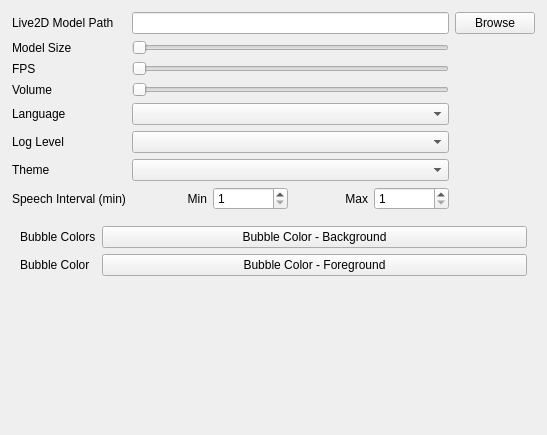
         <widget class="QWidget" name="scrollAreaWidgetContents_4">
          <property name="geometry">
           <rect>
            <x>0</x>
            <y>0</y>
            <width>547</width>
            <height>435</height>
           </rect>
          </property>
          <layout class="QVBoxLayout" name="verticalLayout_6">
           <item>
            <layout class="QGridLayout" name="gridLayout_7">
             <property name="leftMargin">
              <number>1</number>
             </property>
             <property name="topMargin">
              <number>1</number>
             </property>
             <property name="rightMargin">
              <number>1</number>
             </property>
             <property name="bottomMargin">
              <number>1</number>
             </property>
             <item row="0" column="0">
              <widget class="QLabel" name="label_3">
               <property name="text">
                <string>Live2D Model Path</string>
               </property>
              </widget>
             </item>
             <item row="2" column="0">
              <widget class="QLabel" name="label_5">
               <property name="text">
                <string>FPS</string>
               </property>
              </widget>
             </item>
             <item row="2" column="1">
              <widget class="QSlider" name="horizontalSlider_2">
               <property name="orientation">
                <enum>Qt::Orientation::Horizontal</enum>
               </property>
              </widget>
             </item>
             <item row="3" column="0">
              <widget class="QLabel" name="label_6">
               <property name="text">
                <string>Volume</string>
               </property>
              </widget>
             </item>
             <item row="2" column="2">
              <widget class="DoubleClickableLabel" name="label_8">
               <property name="text">
                <string/>
               </property>
               <property name="alignment">
                <set>Qt::AlignmentFlag::AlignCenter</set>
               </property>
              </widget>
             </item>
             <item row="0" column="2">
              <widget class="QPushButton" name="pushButton_2">
               <property name="text">
                <string>Browse</string>
               </property>
              </widget>
             </item>
             <item row="1" column="2">
              <widget class="DoubleClickableLabel" name="label_7">
               <property name="text">
                <string/>
               </property>
               <property name="alignment">
                <set>Qt::AlignmentFlag::AlignCenter</set>
               </property>
              </widget>
             </item>
             <item row="1" column="1">
              <widget class="QSlider" name="horizontalSlider">
               <property name="orientation">
                <enum>Qt::Orientation::Horizontal</enum>
               </property>
              </widget>
             </item>
             <item row="3" column="2">
              <widget class="DoubleClickableLabel" name="label_9">
               <property name="text">
                <string/>
               </property>
               <property name="alignment">
                <set>Qt::AlignmentFlag::AlignCenter</set>
               </property>
              </widget>
             </item>
             <item row="4" column="0">
              <widget class="QLabel" name="label_28">
               <property name="text">
                <string>Language</string>
               </property>
              </widget>
             </item>
             <item row="0" column="1">
              <widget class="QLineEdit" name="lineEdit"/>
             </item>
             <item row="1" column="0">
              <widget class="QLabel" name="label_4">
               <property name="text">
                <string>Model Size</string>
               </property>
              </widget>
             </item>
             <item row="5" column="1">
              <widget class="QComboBox" name="comboBox_3"/>
             </item>
             <item row="7" column="0">
              <widget class="QLabel" name="label_31">
               <property name="text">
                <string>Speech Interval (min)</string>
               </property>
              </widget>
             </item>
             <item row="3" column="1">
              <widget class="QSlider" name="horizontalSlider_3">
               <property name="orientation">
                <enum>Qt::Orientation::Horizontal</enum>
               </property>
              </widget>
             </item>
             <item row="5" column="0">
              <widget class="QLabel" name="label_32">
               <property name="text">
                <string>Log Level</string>
               </property>
              </widget>
             </item>
             <item row="7" column="1">
              <layout class="QHBoxLayout" name="horizontalLayout_2">
               <item>
                <widget class="QLabel" name="label_29">
                 <property name="text">
                  <string>Min</string>
                 </property>
                 <property name="alignment">
                  <set>Qt::AlignmentFlag::AlignRight|Qt::AlignmentFlag::AlignTrailing|Qt::AlignmentFlag::AlignVCenter</set>
                 </property>
                </widget>
               </item>
               <item>
                <widget class="QSpinBox" name="spinBox">
                 <property name="minimum">
                  <number>1</number>
                 </property>
                 <property name="maximum">
                  <number>99</number>
                 </property>
                </widget>
               </item>
               <item>
                <widget class="QLabel" name="label_30">
                 <property name="text">
                  <string>Max</string>
                 </property>
                 <property name="alignment">
                  <set>Qt::AlignmentFlag::AlignRight|Qt::AlignmentFlag::AlignTrailing|Qt::AlignmentFlag::AlignVCenter</set>
                 </property>
                </widget>
               </item>
               <item>
                <widget class="QSpinBox" name="spinBox_2">
                 <property name="minimum">
                  <number>1</number>
                 </property>
                </widget>
               </item>
              </layout>
             </item>
             <item row="4" column="1">
              <widget class="QComboBox" name="comboBox_2"/>
             </item>
             <item row="6" column="0">
              <widget class="QLabel" name="label_65">
               <property name="text">
                <string>Theme</string>
               </property>
              </widget>
             </item>
             <item row="6" column="1">
              <widget class="QComboBox" name="comboBox_8"/>
             </item>
            </layout>
           </item>
           <item>
            <widget class="QWidget" name="widget_3" native="true">
             <layout class="QFormLayout" name="formLayout_4">
              <item row="0" column="0">
               <widget class="QLabel" name="label_24">
                <property name="text">
                 <string>Bubble Colors</string>
                </property>
               </widget>
              </item>
              <item row="0" column="1">
               <widget class="QPushButton" name="pushButton_17">
                <property name="text">
                 <string>Bubble Color - Background</string>
                </property>
               </widget>
              </item>
              <item row="1" column="0">
               <widget class="QLabel" name="label_25">
                <property name="text">
                 <string>Bubble Color</string>
                </property>
               </widget>
              </item>
              <item row="1" column="1">
               <widget class="QPushButton" name="pushButton_18">
                <property name="text">
                 <string>Bubble Color - Foreground</string>
                </property>
               </widget>
              </item>
             </layout>
            </widget>
           </item>
           <item>
            <spacer name="verticalSpacer_3">
             <property name="orientation">
              <enum>Qt::Orientation::Vertical</enum>
             </property>
             <property name="sizeHint" stdset="0">
              <size>
               <width>20</width>
               <height>40</height>
              </size>
             </property>
            </spacer>
           </item>
          </layout>
         </widget>
